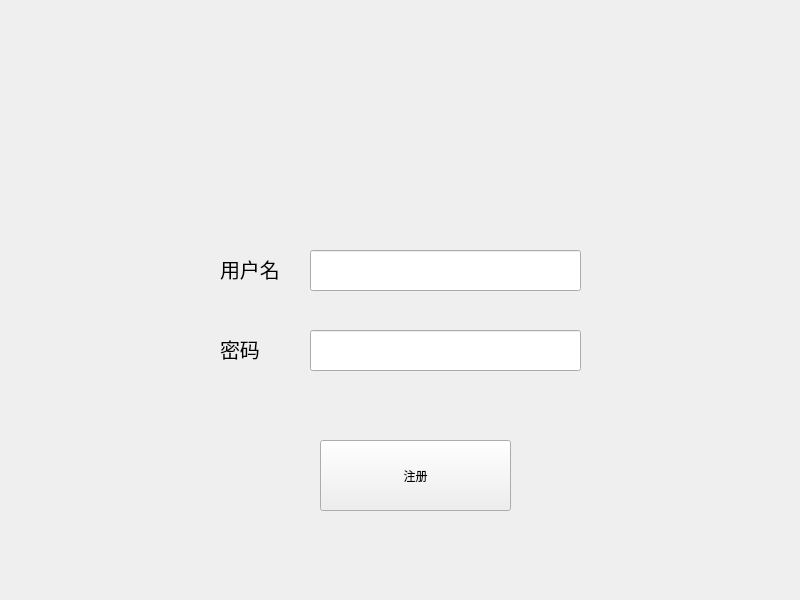
<?xml version="1.0" encoding="UTF-8"?>
<ui version="4.0">
 <class>Form</class>
 <widget class="QWidget" name="Form">
  <property name="geometry">
   <rect>
    <x>0</x>
    <y>0</y>
    <width>800</width>
    <height>600</height>
   </rect>
  </property>
  <property name="minimumSize">
   <size>
    <width>800</width>
    <height>600</height>
   </size>
  </property>
  <property name="maximumSize">
   <size>
    <width>800</width>
    <height>600</height>
   </size>
  </property>
  <property name="windowTitle">
   <string>Form</string>
  </property>
  <widget class="QLabel" name="label_username">
   <property name="geometry">
    <rect>
     <x>220</x>
     <y>230</y>
     <width>158</width>
     <height>78</height>
    </rect>
   </property>
   <property name="font">
    <font>
     <pointsize>15</pointsize>
    </font>
   </property>
   <property name="text">
    <string>用户名</string>
   </property>
  </widget>
  <widget class="QLineEdit" name="lineEdit_username">
   <property name="geometry">
    <rect>
     <x>310</x>
     <y>250</y>
     <width>271</width>
     <height>41</height>
    </rect>
   </property>
  </widget>
  <widget class="QLabel" name="label_password">
   <property name="geometry">
    <rect>
     <x>220</x>
     <y>310</y>
     <width>158</width>
     <height>78</height>
    </rect>
   </property>
   <property name="font">
    <font>
     <pointsize>15</pointsize>
    </font>
   </property>
   <property name="text">
    <string>密码</string>
   </property>
  </widget>
  <widget class="QLineEdit" name="lineEdit_password">
   <property name="geometry">
    <rect>
     <x>310</x>
     <y>330</y>
     <width>271</width>
     <height>41</height>
    </rect>
   </property>
  </widget>
  <widget class="QPushButton" name="pushButton_register">
   <property name="geometry">
    <rect>
     <x>320</x>
     <y>440</y>
     <width>191</width>
     <height>71</height>
    </rect>
   </property>
   <property name="text">
    <string>注册</string>
   </property>
  </widget>
 </widget>
 <resources/>
 <connections/>
</ui>
